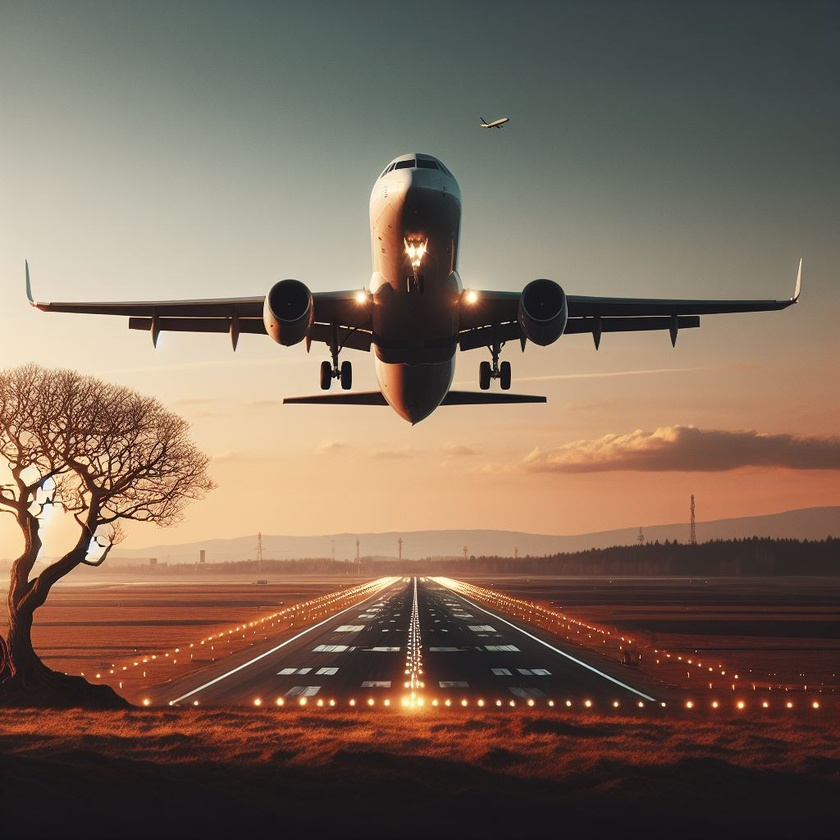
#> input picture Aviao.jpeg, 840 x 840 px, shrunk from 1024 x 1024 before the run
$ python aviao.py
#> lines starting #> are read from the running program, lines starting #| are printed output that depends on the picture; after the words box and inside, x2 and y2 are one past the last pixel; in counts of white or black regions, pixels touching at a corner belong together
import math
import numpy as np
import cv2
import matplotlib.pyplot as plt

def processar_imagem(nome_arquivo):
#> called with nome_arquivo = 'Aviao.jpeg'
    img = cv2.imread(nome_arquivo)
#> img is the input picture: shape (840, 840, 3); mean B, G, R 90, 105.5, 125.4
    if img is None:
        print(f"Erro ao carregar a imagem {nome_arquivo}")
        return None, None
    img = cv2.cvtColor(img, cv2.COLOR_BGR2RGB)

    img_gray = cv2.cvtColor(img, cv2.COLOR_RGB2GRAY)
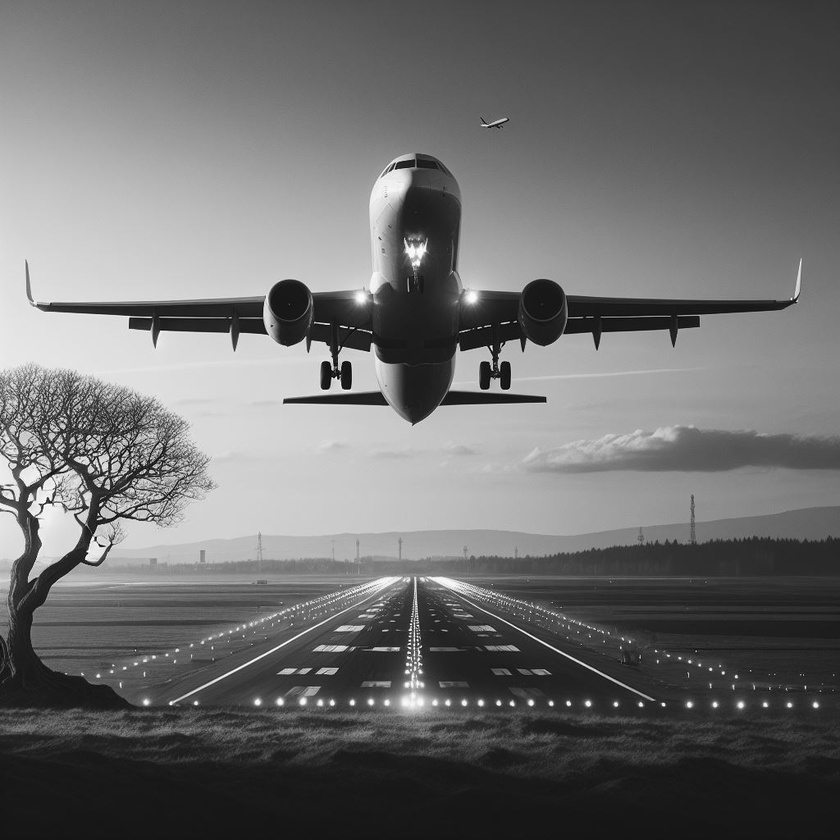
#> img_gray: shape (840, 840); min 1, max 254, mean 109.7
    a = img_gray.max()
#> a = 254
    _, thresh = cv2.threshold(img_gray, a/2*1.3, a, cv2.THRESH_BINARY_INV)
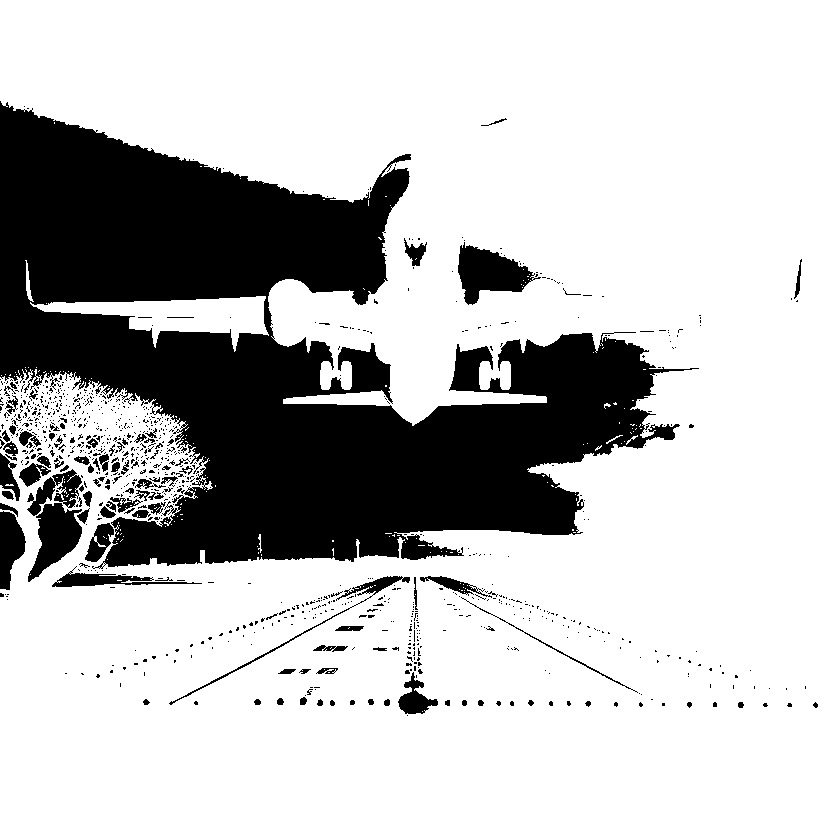
#> thresh: shape (840, 840); values 0 (black) and 254 (white), 75.8% white; 975 black regions (868 under 20 px), largest, box (x1, y1, x2, y2) and area: (0, 101, 699, 569) 150254, (458, 242, 541, 305) 2702, (28, 503, 82, 582) 2221

    tamanhoKernel = 7
    kernel = np.ones((tamanhoKernel, tamanhoKernel), np.uint8)
    thresh_open = cv2.morphologyEx(thresh, cv2.MORPH_OPEN, kernel)
#> thresh_open: shape (840, 840); values 0 (black) and 254 (white), 73% white; 164 black regions (129 under 20 px), largest, box (x1, y1, x2, y2) and area: (0, 101, 699, 600) 179135, (169, 576, 638, 716) 5573, (452, 240, 546, 305) 2864
    thresh_close = cv2.morphologyEx(thresh_open, cv2.MORPH_CLOSE, kernel)
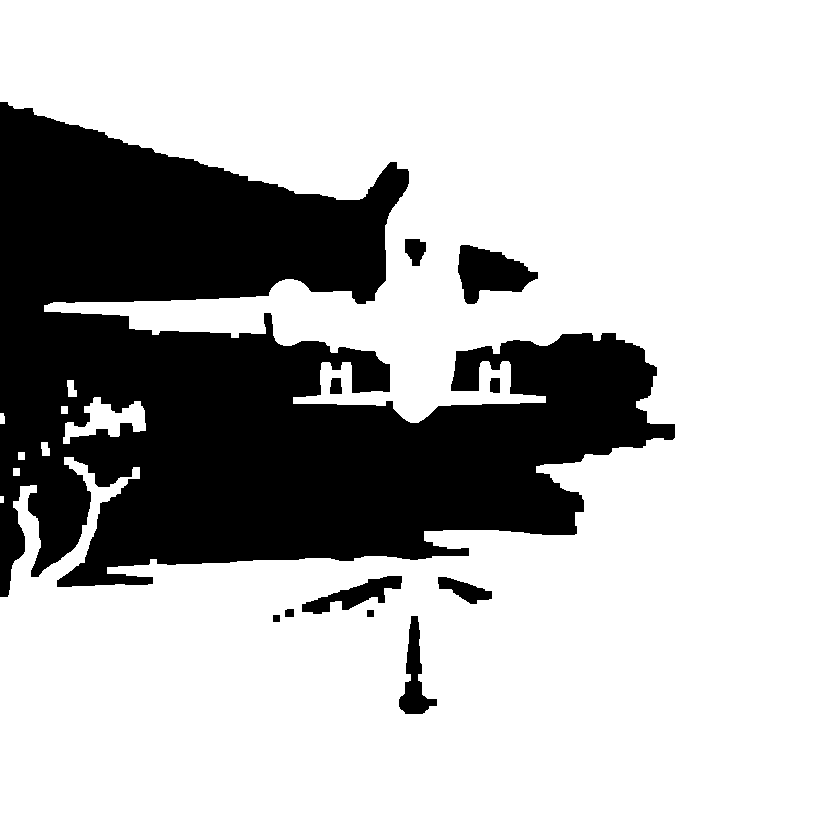
#> thresh_close: shape (840, 840); values 0 (black) and 254 (white), 73.8% white; 11 black regions, largest, box (x1, y1, x2, y2) and area: (0, 102, 675, 597) 177560, (458, 245, 538, 304) 2814, (302, 576, 402, 614) 1516

    img_blur = cv2.GaussianBlur(img_gray, (3, 3), 0)

    lower_threshold = 20
    upper_threshold = 70
    edges = cv2.Canny(image=img_blur, threshold1=lower_threshold, threshold2=upper_threshold)
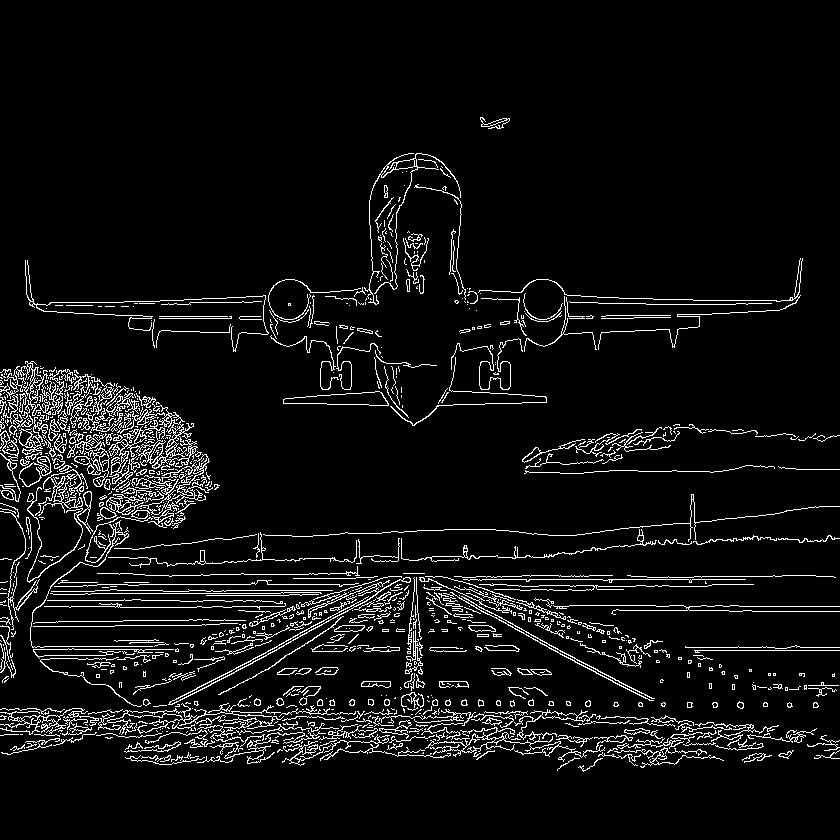
#> edges: shape (840, 840); 6.2% white in thin lines or dots, all inside (x1, y1, x2, y2) = (0, 117, 840, 772)

    kernel_edges = np.ones((5, 5), np.uint8)
    edges = cv2.dilate(edges, kernel_edges, iterations=1)
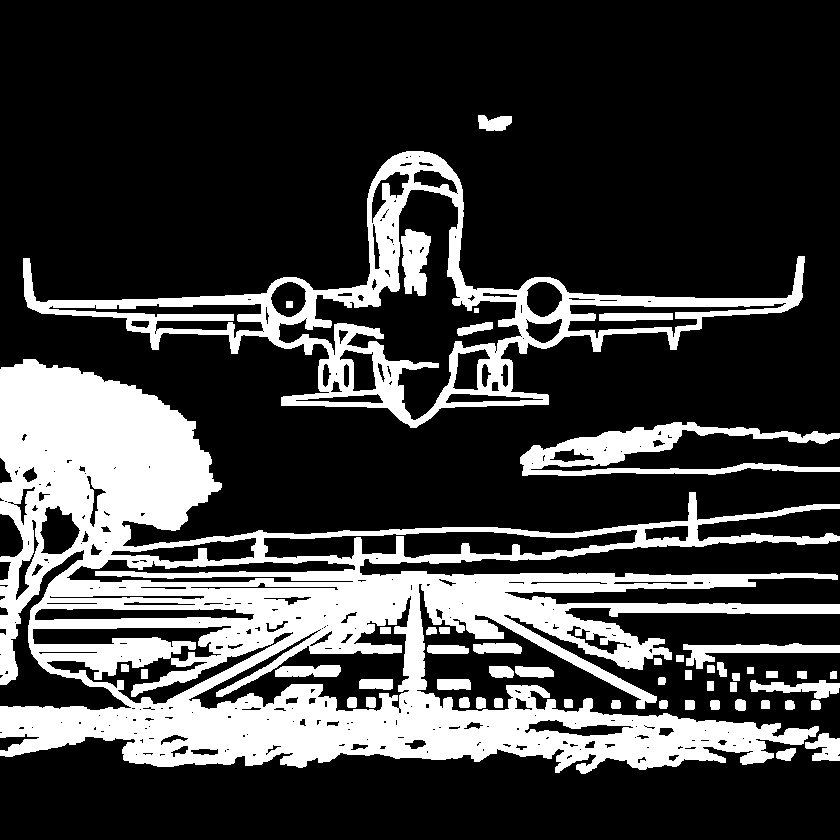
#> edges: shape (840, 840); 24.9% white; 52 white regions

    contours, _ = cv2.findContours(image=edges.copy(), mode=cv2.RETR_EXTERNAL, method=cv2.CHAIN_APPROX_SIMPLE)
#> contours = 40 contours; largest, box (x1, y1, x2, y2) and area: (0, 359, 840, 774) 158988, (23, 151, 805, 428) 56960, (520, 422, 840, 476) 6224, (683, 643, 840, 669) 1340, (750, 680, 840, 699) 744
    contours = sorted(contours, key=cv2.contourArea, reverse=True)[:6]
#> contours = 6 contours; box (x1, y1, x2, y2) and area: (0, 359, 840, 774) 158988, (23, 151, 805, 428) 56960, (520, 422, 840, 476) 6224, (683, 643, 840, 669) 1340, (750, 680, 840, 699) 744, (805, 733, 840, 761) 570

    img_contours = img.copy()
    cv2.drawContours(img_contours, contours, contourIdx=-1, color=(255, 0, 0), thickness=3)
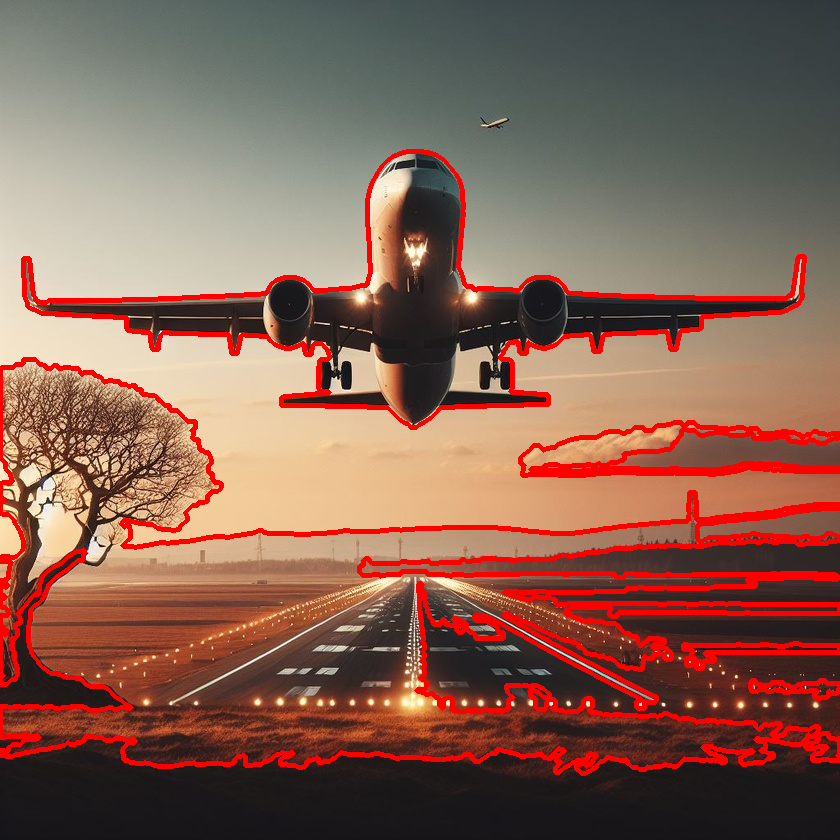
#> img_contours: shape (840, 840, 3); mean R, G, B 135.7, 97.5, 83.4

    return img_contours, [img, img_gray, thresh, thresh_close, edges]

imagens = ['Aviao.jpeg']

for imagem in imagens:
    img_final, imagens_intermediarias = processar_imagem(imagem)
#> imagens_intermediarias = 5 items
    if img_final is None:
        continue

    plt.figure(figsize=(15, 10))
    for i, img in enumerate(imagens_intermediarias):
        plt.subplot(2, 3, i+1)
        plt.imshow(img, cmap='gray' if len(img.shape)==2 else None)
        plt.title(['Original', 'Escala Cinza', 'Binarizada', 'Morfologia', 'Bordas Canny'][i])
        plt.axis('off')
#> this loop made 5 passes
    plt.suptitle(f'Processamento - {imagem}', fontsize=16)
    plt.tight_layout()
    plt.show()

    plt.figure(figsize=(12, 8))
    plt.imshow(img_final)
    plt.title(f'Contornos Detectados - {imagem}', fontsize=16)
    plt.axis('off')
    plt.tight_layout()
    plt.show()
